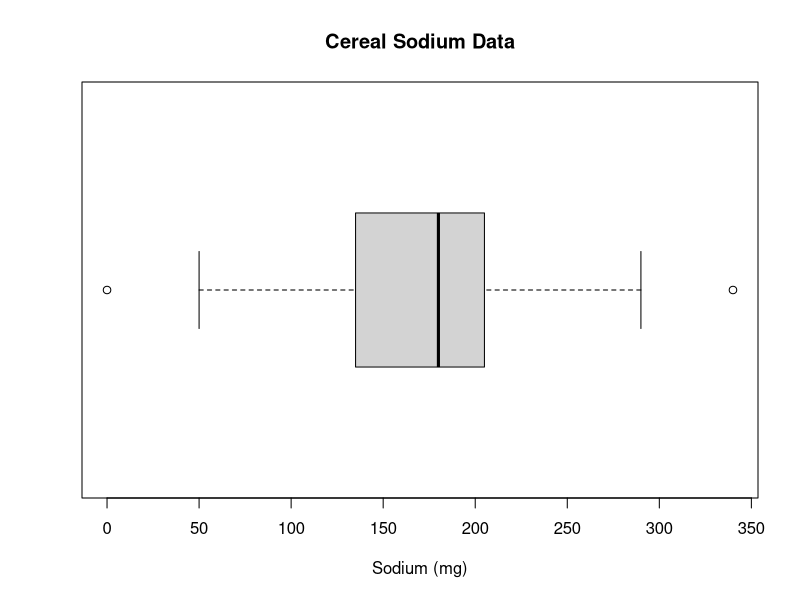
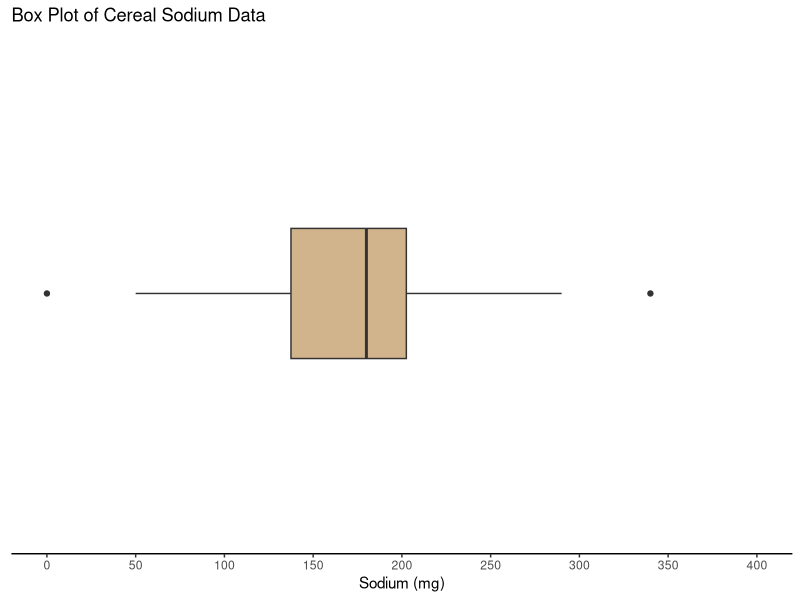

The R source for these figures, in order:
#############################################################
## R code to reproduce statistical analysis in the textbook:
## Agresti, Franklin, Klingenberg
## Statistics: The Art & Science of Learning from Data
## 5th Edition, Pearson 2021
## Web: ArtofStat.com
## Copyright: Bernhard Klingenberg
############################################################

###################
###  Chapter 2  ###
###  Example 16 ###
###################

####################
## The Box Plot  ##
####################

# Read in Sodium values:
Sodium <- c(0, 340, 70, 140, 200, 180, 210, 150, 100, 130, 140, 180, 190, 160,290, 50, 220, 180, 200, 210)

# Basic Box Plot
boxplot(Sodium, horizontal = TRUE, main = 'Cereal Sodium Data', xlab = 'Sodium (mg)')

# A better-looking box plot can be obtained with the ggplot2 library
# To install it, type install.packages('ggplot2')
library(ggplot2)
ggplot(data.frame(Sodium), aes(x='', y=Sodium)) + 
  geom_boxplot(width=0.3, fill='tan') +
  coord_flip() +
  labs(x='', y='Sodium (mg)',  
       title='Box Plot of Cereal Sodium Data') +
  theme_classic() + 
  scale_y_continuous(limits=c(-20,420), breaks=seq(0,400,50), expand=c(0,0)) + 
  theme(axis.line.y=element_blank(),
        axis.text.y=element_blank(),
        axis.ticks.y=element_blank(),
        axis.title.y=element_blank()
  )

